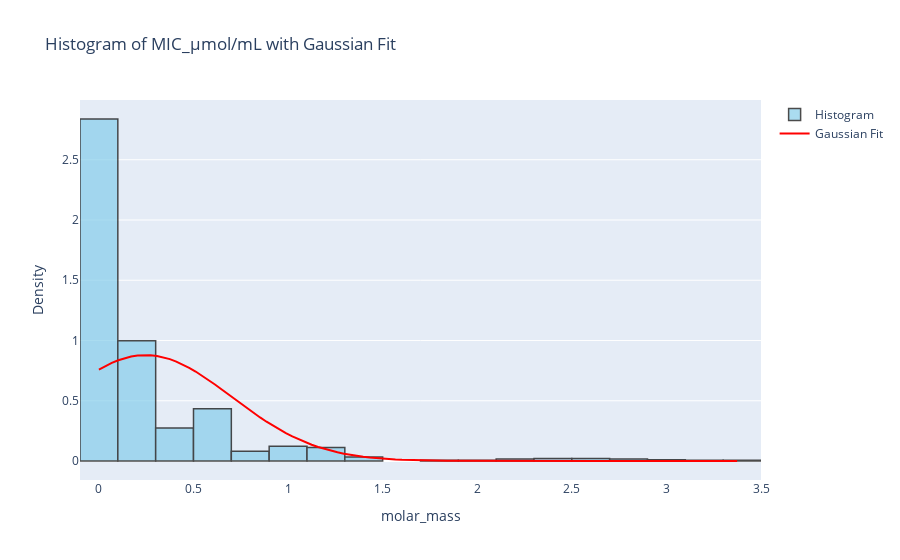

The notebook cell saved with this chart:
### Code cell
MIC_µmol_mL = 'MIC (µmol/mL)'  

# Извлечение данных столбца
data = ds_cleaned[MIC_µmol_mL]

mu, std = norm.fit(data)
x = np.linspace(min(data), max(data), 100)
y = norm.pdf(x, mu, std)

   # Гистограмма
hist = go.Histogram(x=data, nbinsx=30, name='Histogram', marker=dict(color='skyblue', line = dict(color='black', width = 1.5)), histnorm='probability density', opacity=0.7)

   # Кривая гауссианы
gaussian_curve = go.Scatter(x=x, y=y, mode='lines', name='Gaussian Fit', line=dict(color='red'))

   # Создаем фигуру и визуализируем
layout = go.Layout(bargap=0.2)
fig = go.Figure(data=[hist, gaussian_curve])
fig.update_layout(title='Histogram of MIC_µmol/mL with Gaussian Fit', xaxis_title='molar_mass', yaxis_title='Density')
fig.show()

### Figure 1 — Plotly figure (JSON) as saved in the notebook; plotly's stock layout.template omitted (floating-point values rounded to 4 significant figures; data arrays with more than 128 entries replaced by an {"elided": "..."} marker saying what was removed)
{"data": [{"histnorm": "probability density", "marker": {"color": "skyblue", "line": {"color": "black", "width": 1.5}}, "name": "Histogram", "nbinsx": 30, "opacity": 0.7, "type": "histogram", "x": {"elided": "932 float values"}}, {"line": {"color": "red"}, "mode": "lines", "name": "Gaussian Fit", "type": "scatter", "x": [1.732e-08, 0.03408, 0.06816, 0.1022, 0.1363, 0.1704, 0.2045, 0.2386, 0.2726, 0.3067, 0.3408, 0.3749, 0.4089, 0.443, 0.4771, 0.5112, 0.5453, 0.5793, 0.6134, 0.6475, 0.6816, 0.7157, 0.7497, 0.7838, 0.8179, 0.852, 0.8861, 0.9201, 0.9542, 0.9883, 1.022, 1.056, 1.091, 1.125, 1.159, 1.193, 1.227, 1.261, 1.295, 1.329, 1.363, 1.397, 1.431, 1.465, 1.499, 1.534, 1.568, 1.602, 1.636, 1.67, 1.704, 1.738, 1.772, 1.806, 1.84, 1.874, 1.908, 1.943, 1.977, 2.011, 2.045, 2.079, 2.113, 2.147, 2.181, 2.215, 2.249, 2.283, 2.317, 2.351, 2.386, 2.42, 2.454, 2.488, 2.522, 2.556, 2.59, 2.624, 2.658, 2.692, 2.726, 2.76, 2.794, 2.829, 2.863, 2.897, 2.931, 2.965, 2.999, 3.033, 3.067, 3.101, 3.135, 3.169, 3.203, 3.238, 3.272, 3.306, 3.34, 3.374], "y": [0.7584, 0.7878, 0.8138, 0.8359, 0.8538, 0.8671, 0.8757, 0.8795, 0.8782, 0.872, 0.861, 0.8453, 0.8253, 0.8012, 0.7734, 0.7424, 0.7086, 0.6725, 0.6347, 0.5956, 0.5558, 0.5157, 0.4759, 0.4366, 0.3983, 0.3614, 0.326, 0.2924, 0.2608, 0.2313, 0.204, 0.1789, 0.156, 0.1353, 0.1167, 0.1, 0.08527, 0.07229, 0.06094, 0.05108, 0.04258, 0.03529, 0.02908, 0.02384, 0.01942, 0.01574, 0.01268, 0.01016, 0.008096, 0.006414, 0.005053, 0.003958, 0.003083, 0.002388, 0.001839, 0.001408, 0.001073, 0.0008122, 0.0006115, 0.0004579, 0.0003409, 0.0002524, 0.0001858, 0.000136, 9.9e-05, 7.166e-05, 5.157e-05, 3.691e-05, 2.627e-05, 1.859e-05, 1.308e-05, 9.151e-06, 6.367e-06, 4.405e-06, 3.03e-06, 2.073e-06, 1.41e-06, 9.537e-07, 6.415e-07, 4.29e-07, 2.853e-07, 1.887e-07, 1.241e-07, 8.112e-08, 5.274e-08, 3.41e-08, 2.192e-08, 1.401e-08, 8.907e-09, 5.63e-09, 3.539e-09, 2.212e-09, 1.374e-09, 8.493e-10, 5.219e-10, 3.189e-10, 1.938e-10, 1.171e-10, 7.033e-11, 4.201e-11]}], "layout": {"title": {"text": "Histogram of MIC_µmol/mL with Gaussian Fit"}, "xaxis": {"title": {"text": "molar_mass"}}, "yaxis": {"title": {"text": "Density"}}}}
